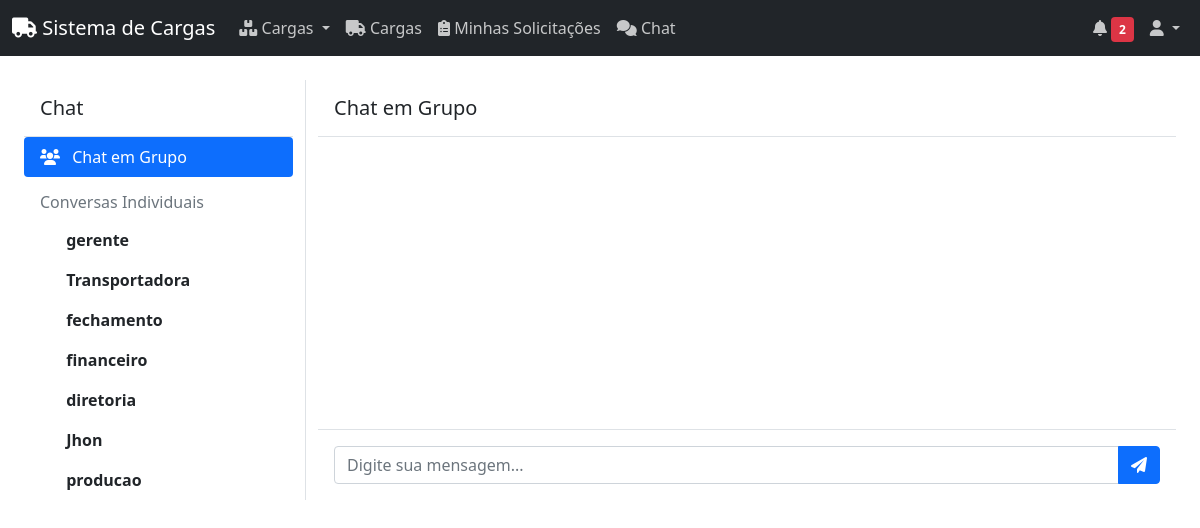
The app's page /chat/ (signed in) with its own data.
### models/usuario.py (models this page shows, shortened)
class Usuario(UserMixin, db.Model):
    __tablename__ = 'usuarios'
    id = db.Column(db.Integer, primary_key=True)
    nome = db.Column(db.String(100), nullable=False)
    email = db.Column(db.String(120), unique=True, nullable=False)
    senha_hash = db.Column(db.String(256), nullable=False)
    tipo = db.Column(db.String(20), nullable=False)
    ativo = db.Column(db.Boolean, default=True)
    data_criacao = db.Column(db.DateTime, default=datetime.utcnow)
    ultimo_acesso = db.Column(db.DateTime)

### routes/chat.py (the view)
@chat_bp.route('/')
@login_required
def index():
    usuarios = Usuario.query.filter(Usuario.id != current_user.id).all()
    return render_template('chat/index.html', usuarios=usuarios)

### templates/chat/index.html (shortened to what this page needs)
{% extends "base.html" %}
{% block content %}
<div class="container-fluid">
    <div class="row">
        <div class="col-md-3 border-end">
            <div class="d-flex flex-column h-100">
                <div class="p-3 border-bottom">
                    <h5 class="mb-0">Chat</h5>
                </div>
                <ul class="nav nav-pills flex-column mb-auto overflow-auto" style="max-height: calc(100vh - 200px);">
                    <li class="nav-item">
                        <a href="javascript:void(0)" class="nav-link active" id="chat-grupo" onclick="window.chatApp.selecionarChat('grupo')">
                            <i class="fas fa-users me-2"></i> Chat em Grupo
                        </a>
                    </li>
                    <li class="nav-item mt-3">
                        <h6 class="px-3 mb-2 text-muted">Conversas Individuais</h6>
                    </li>
                    {% for usuario in usuarios %}
                    <li class="nav-item">
                        <a href="javascript:void(0)" class="nav-link" id="chat-{{ usuario.id }}" onclick="window.chatApp.selecionarChat({{ usuario.id }})">
                            <i class="fas fa-user me-2"></i> <span class="usuario-nome text-dark fw-semibold">{{ usuario.nome }}</span>
                        </a>
                    </li>
                    {% endfor %}
                </ul>
            </div>
        </div>
        <div class="col-md-9">
            <div class="d-flex flex-column h-100">
                <div class="p-3 border-bottom">
                    <h5 class="mb-0" id="chat-titulo">Chat em Grupo</h5>
                </div>
                <div class="flex-grow-1 p-3 overflow-auto" id="mensagens" style="max-height: calc(100vh - 250px);">
                </div>
                <div class="p-3 border-top">
                    <form id="form-mensagem" onsubmit="window.chatApp.enviarMensagem(event)">
                        <div class="input-group">
                            <input type="text" class="form-control" id="mensagem-input" placeholder="Digite sua mensagem...">
                            <button class="btn btn-primary" type="submit">
                                <i class="fas fa-paper-plane"></i>
                            </button>
                        </div>
                    </form>
                </div>
            </div>
        </div>
    </div>
</div>
{% endblock %}

### templates/base.html (style rules this page uses)
.nav-link { color: rgba(255,255,255,.75) !important; }

### templates/chat/index.html (style rules this page uses)
.nav-link { color: #495057; }
.nav-link.active { background-color: #0d6efd !important; color: white !important; }
.usuario-nome { color: #212529 !important; font-weight: 600; }

### records on screen
Usuario: nome "gerente"
Usuario: nome "Transportadora"
Usuario: nome "fechamento"
Usuario: nome "financeiro"
Usuario: nome "diretoria"
Usuario: nome "Jhon"
Usuario: nome "producao"
